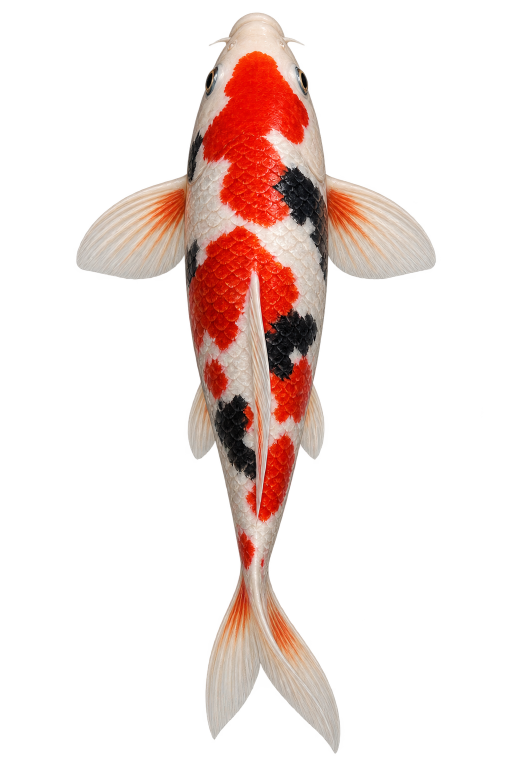
#> input picture _stati/ryba/koi-generated-v2.png, 1024 x 1536 px (shown at 1/2 size)
$ python ryba_podgotovka.py ryba/koi-generated-v2.png
#> lines starting #> are read from the running program, lines starting #| are printed output that depends on the picture
#!/usr/bin/env python3
"""Рыбка первого экрана: собственная генерация и её «скелет» (14.10.2026).

Исходник — _stati/ryba/koi-generated-v2.png: карп кои сверху с настоящей
прозрачностью; происхождение и запрос — assets/ryba/ISTOCHNIK.md. Скрипт:
  1. сохраняет исходную прозрачность, включая тонкие полупрозрачные плавники;
  2. по хребту (точки ниже, размечены руками от носа к кончику хвоста) строит
     сетку: в каждой точке хребта — насколько рыбка с плавниками простирается
     влево и вправо. У почти прямой рыбки берём весь поперечник: щель в
     раздвоенном хвосте не должна отсечь его вторую лопасть;
  3. пишет assets/ryba/koi-v2.webp (обрезанная, с прозрачностью) и koi-v2.json —
     сетку для lending.js, который гнёт рыбку волной.
Запуск: python3 _stati/ryba_podgotovka.py [--proverka путь.png] — картинка с сеткой для глаза.
"""
import json
import math
import sys
from pathlib import Path

import numpy as np
from PIL import Image, ImageDraw

КОРЕНЬ = Path(__file__).resolve().parent.parent
ИСХОДНИК = КОРЕНЬ / '_stati' / 'ryba' / 'koi-generated-v2.png'
КУДА = КОРЕНЬ / 'assets' / 'ryba'

# Хребет исходника 1024×1536. Последняя точка — между лопастями хвоста:
# прозрачный просвет остаётся в текстуре, обе лопасти входят в сетку.
ХРЕБЕТ = [(512, 17), (512, 220), (512, 420), (512, 620), (512, 820),
          (512, 1020), (512, 1220), (512, 1410), (512, 1518)]
ТОЧЕК = 44            # столько поперечных рядов сетки
ЗАПАС = 5             # к краю сетки — немного прозрачного запаса, чтобы не резать сглаживание


def подготовить(im):
    if im.mode != 'RGBA' or im.getchannel('A').getextrema()[0] != 0:
        raise ValueError('Нужен исходник RGBA с настоящим прозрачным фоном')
    if im.size != (1024, 1536):
        raise ValueError('Сменился исходник: сначала разметь ХРЕБЕТ под его размер')
    return im.copy()


def сплайн(точки, n):
    """Катмулл-Ром через точки, потом равные шаги по длине."""
    p = [точки[0]] + list(точки) + [точки[-1]]
    густо = []
    for i in range(1, len(p) - 2):
        p0, p1, p2, p3 = p[i - 1], p[i], p[i + 1], p[i + 2]
        for k in range(20):
            t = k / 20
            густо.append(tuple(.5 * ((2 * p1[j]) + (-p0[j] + p2[j]) * t + (2 * p0[j] - 5 * p1[j] + 4 * p2[j] - p3[j]) * t * t
                                     + (-p0[j] + 3 * p1[j] - 3 * p2[j] + p3[j]) * t ** 3) for j in (0, 1)))
    густо.append(точки[-1])
    длины = [0.0]
    for a, b in zip(густо, густо[1:]):
        длины.append(длины[-1] + math.dist(a, b))
    итог = []
    for i in range(n):
        s = длины[-1] * i / (n - 1)
        j = max(0, min(len(длины) - 2, next(k for k in range(len(длины) - 1) if длины[k + 1] >= s)))
        u = (s - длины[j]) / max(1e-6, длины[j + 1] - длины[j])
        итог.append((густо[j][0] + (густо[j + 1][0] - густо[j][0]) * u, густо[j][1] + (густо[j + 1][1] - густо[j][1]) * u))
    return итог, длины[-1]


def ширины(альфа, точки):
    h, w = альфа.shape
    res = []
    for i, (x, y) in enumerate(точки):
        a, b = точки[max(0, i - 1)], точки[min(len(точки) - 1, i + 1)]
        dx, dy = b[0] - a[0], b[1] - a[1]
        d = math.hypot(dx, dy) or 1
        n = (-dy / d, dx / d)          # «левая» нормаль
        стороны = []
        for знак in (1, -1):
            даль = 0
            for r in range(1, math.ceil(math.hypot(w, h))):
                px, py = int(round(x + знак * n[0] * r)), int(round(y + знак * n[1] * r))
                if not (0 <= px < w and 0 <= py < h):
                    break
                if альфа[py, px] >= 20:
                    даль = r
            стороны.append(даль)
        res.append(стороны)
    # плавники стоят под углом к поперечнику: соседние ряды подтягиваем друг к другу,
    # чтобы край сетки шёл по самому дальнему соседу и не резал плавник
    сглаж = []
    for i in range(len(res)):
        окно = res[max(0, i - 1):i + 2]
        сглаж.append([max(r[0] for r in окно) + ЗАПАС, max(r[1] for r in окно) + ЗАПАС])
    return сглаж


def главная():
    im = Image.open(ИСХОДНИК)
#> im is the input picture: PIL image 1024x1536 RGBA; mean R, G, B, A 75.3, 56.8, 51, 56.2
    рыба = подготовить(im)
    альфа = np.asarray(рыба.getchannel('A'))
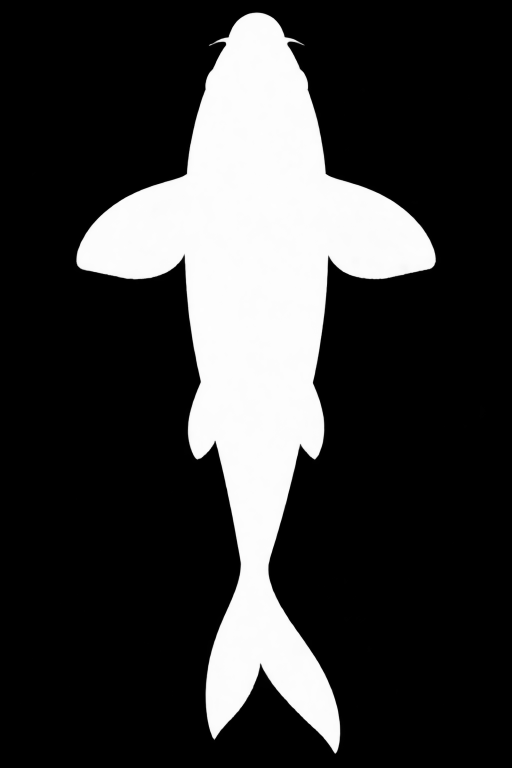
#> альфа: shape (1536, 1024) (shown at 1/2 size); min 0, max 254, mean 56.2
    точки, длина = сплайн(ХРЕБЕТ, ТОЧЕК)
    ш = ширины(альфа, точки)
#> ш = 44 pairs, first value 5 to 363, second value 38 to 363

    # обрезаем по сетке и прозрачности — лишние поля не качаем
    xs, ys = [], []
    for (x, y), (l, r), i in zip(точки, ш, range(len(точки))):
        a, b = точки[max(0, i - 1)], точки[min(len(точки) - 1, i + 1)]
        d = math.dist(a, b) or 1
        n = (-(b[1] - a[1]) / d, (b[0] - a[0]) / d)
        for s in (l, -r):
            xs.append(x + n[0] * s)
            ys.append(y + n[1] * s)
#> this loop made 44 passes
#> (y, l, r, a, b, d) on passes 1 to 12: (17, 51, 54, (512, 17), (512, 51.91), 34.91), (51.91, 95, 98, (512, 17), (512, 86.81), 69.81), (86.81, 95, 98, (512, 51.91), (512, 121.7), 69.81), (121.7, 104, 106, (512, 86.81), (512, 156.6), 69.81), (156.6, 112, 113, (512, 121.7), (512, 191.5), 69.81), (191.5, 123, 124, (512, 156.6), (512, 226.4), 69.81), (226.4, 131, 132, (512, 191.5), (512, 261.3), 69.81), (261.3, 138, 138, (512, 226.4), (512, 296.3), 69.81), (296.3, 143, 143, (512, 261.3), (512, 331.2), 69.81), (331.2, 197, 198, (512, 296.3), (512, 366.1), 69.81), (366.1, 278, 277, (512, 331.2), (512, 401), 69.81), (401, 321, 321, (512, 366.1), (512, 435.9), 69.81)
#> after the loop, xs = 88 values, max 875 at index 27, min 149 at index 26, mean 518.6; ys = 88 values from 17 to 1518
    x0, y0 = max(0, int(min(xs)) - 2), max(0, int(min(ys)) - 2)
#> x0 = 147; y0 = 15
    x1, y1 = min(рыба.width, int(max(xs)) + 3), min(рыба.height, int(max(ys)) + 3)
#> x1 = 878; y1 = 1521
    рыба = рыба.crop((x0, y0, x1, y1))
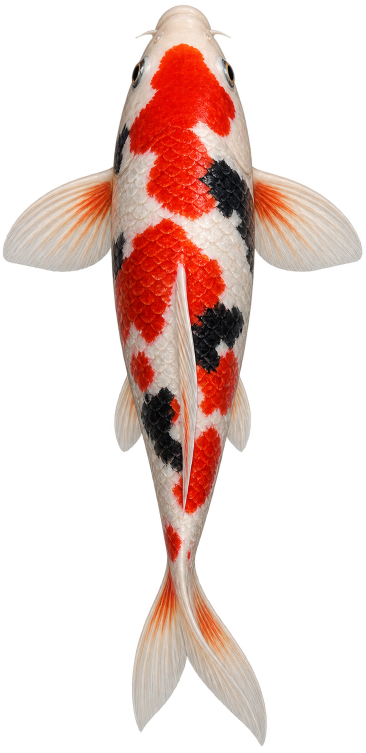
#> рыба: PIL image 731x1506 RGBA (shown at 1/2 size); mean R, G, B, A 102.8, 76.6, 68.6, 80.3; transparent parts drawn white
    КУДА.mkdir(parents=True, exist_ok=True)
    рыба.save(КУДА / 'koi-v2.webp', 'WEBP', quality=90, method=6)
    сетка = {'w': рыба.width, 'h': рыба.height, 'dlina': round(длина, 1),
             'hrebet': [[round(x - x0, 1), round(y - y0, 1), round(l, 1), round(r, 1)] for (x, y), (l, r) in zip(точки, ш)]}
    (КУДА / 'koi-v2.json').write_text(json.dumps(сетка, ensure_ascii=False) + '\n', encoding='utf-8')
#> (the run stopped early here; a loop or call above may not have finished)
